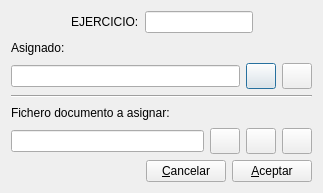
<?xml version="1.0" encoding="UTF-8"?>
<ui version="4.0">
 <class>asigna_fichdoc</class>
 <widget class="QDialog" name="asigna_fichdoc">
  <property name="geometry">
   <rect>
    <x>0</x>
    <y>0</y>
    <width>323</width>
    <height>193</height>
   </rect>
  </property>
  <property name="windowTitle">
   <string>Asigna fichero de documento</string>
  </property>
  <layout class="QVBoxLayout" name="verticalLayout">
   <item>
    <layout class="QHBoxLayout" name="horizontalLayout_4">
     <item>
      <spacer name="horizontalSpacer_3">
       <property name="orientation">
        <enum>Qt::Horizontal</enum>
       </property>
       <property name="sizeHint" stdset="0">
        <size>
         <width>40</width>
         <height>20</height>
        </size>
       </property>
      </spacer>
     </item>
     <item>
      <widget class="QLabel" name="label_2">
       <property name="text">
        <string>EJERCICIO:</string>
       </property>
      </widget>
     </item>
     <item>
      <widget class="QLineEdit" name="ejerciciolineEdit">
       <property name="readOnly">
        <bool>true</bool>
       </property>
      </widget>
     </item>
     <item>
      <spacer name="horizontalSpacer_2">
       <property name="orientation">
        <enum>Qt::Horizontal</enum>
       </property>
       <property name="sizeHint" stdset="0">
        <size>
         <width>40</width>
         <height>20</height>
        </size>
       </property>
      </spacer>
     </item>
    </layout>
   </item>
   <item>
    <widget class="QLabel" name="label">
     <property name="text">
      <string>Asignado:</string>
     </property>
    </widget>
   </item>
   <item>
    <layout class="QHBoxLayout" name="horizontalLayout">
     <item>
      <widget class="QLineEdit" name="docasignadolineEdit">
       <property name="readOnly">
        <bool>true</bool>
       </property>
      </widget>
     </item>
     <item>
      <widget class="QPushButton" name="visdocdefpushButton">
       <property name="minimumSize">
        <size>
         <width>30</width>
         <height>26</height>
        </size>
       </property>
       <property name="maximumSize">
        <size>
         <width>30</width>
         <height>26</height>
        </size>
       </property>
       <property name="toolTip">
        <string>Consultar mayor</string>
       </property>
       <property name="text">
        <string/>
       </property>
       <property name="icon">
        <iconset resource="keme.qrc">
         <normaloff>:/iconos/graf/viewer.xpm</normaloff>:/iconos/graf/viewer.xpm</iconset>
       </property>
      </widget>
     </item>
     <item>
      <widget class="QPushButton" name="borravisdocpushButton">
       <property name="maximumSize">
        <size>
         <width>30</width>
         <height>30</height>
        </size>
       </property>
       <property name="text">
        <string/>
       </property>
       <property name="icon">
        <iconset resource="keme.qrc">
         <normaloff>:/iconos/graf/borraelem.png</normaloff>:/iconos/graf/borraelem.png</iconset>
       </property>
       <property name="shortcut">
        <string>Alt+L</string>
       </property>
      </widget>
     </item>
    </layout>
   </item>
   <item>
    <widget class="Line" name="line">
     <property name="orientation">
      <enum>Qt::Horizontal</enum>
     </property>
    </widget>
   </item>
   <item>
    <widget class="QLabel" name="label_6">
     <property name="text">
      <string>Fichero documento a asignar:</string>
     </property>
    </widget>
   </item>
   <item>
    <layout class="QHBoxLayout" name="horizontalLayout_2">
     <item>
      <widget class="QLineEdit" name="fichdoclineEdit">
       <property name="readOnly">
        <bool>true</bool>
       </property>
      </widget>
     </item>
     <item>
      <widget class="QPushButton" name="fichdocpushButton">
       <property name="minimumSize">
        <size>
         <width>30</width>
         <height>26</height>
        </size>
       </property>
       <property name="maximumSize">
        <size>
         <width>30</width>
         <height>26</height>
        </size>
       </property>
       <property name="toolTip">
        <string>Diálogo de archivos</string>
       </property>
       <property name="text">
        <string/>
       </property>
       <property name="icon">
        <iconset resource="keme.qrc">
         <normaloff>:/iconos/graf/fileimport.png</normaloff>:/iconos/graf/fileimport.png</iconset>
       </property>
       <property name="autoDefault">
        <bool>false</bool>
       </property>
      </widget>
     </item>
     <item>
      <widget class="QPushButton" name="visdocpushButton">
       <property name="minimumSize">
        <size>
         <width>30</width>
         <height>26</height>
        </size>
       </property>
       <property name="maximumSize">
        <size>
         <width>30</width>
         <height>26</height>
        </size>
       </property>
       <property name="toolTip">
        <string>Visualizar archivo</string>
       </property>
       <property name="text">
        <string/>
       </property>
       <property name="icon">
        <iconset resource="keme.qrc">
         <normaloff>:/iconos/graf/viewer.xpm</normaloff>:/iconos/graf/viewer.xpm</iconset>
       </property>
       <property name="autoDefault">
        <bool>false</bool>
       </property>
      </widget>
     </item>
     <item>
      <widget class="QPushButton" name="borraasdocpushButton">
       <property name="maximumSize">
        <size>
         <width>30</width>
         <height>30</height>
        </size>
       </property>
       <property name="toolTip">
        <string>Eliminar asignación</string>
       </property>
       <property name="text">
        <string/>
       </property>
       <property name="icon">
        <iconset resource="keme.qrc">
         <normaloff>:/iconos/graf/borrar.png</normaloff>:/iconos/graf/borrar.png</iconset>
       </property>
       <property name="shortcut">
        <string>Alt+L</string>
       </property>
       <property name="autoDefault">
        <bool>false</bool>
       </property>
      </widget>
     </item>
    </layout>
   </item>
   <item>
    <layout class="QHBoxLayout" name="horizontalLayout_3">
     <item>
      <spacer name="horizontalSpacer">
       <property name="orientation">
        <enum>Qt::Horizontal</enum>
       </property>
       <property name="sizeHint" stdset="0">
        <size>
         <width>40</width>
         <height>20</height>
        </size>
       </property>
      </spacer>
     </item>
     <item>
      <widget class="QPushButton" name="cancelarpushButton">
       <property name="text">
        <string>&amp;Cancelar</string>
       </property>
      </widget>
     </item>
     <item>
      <widget class="QPushButton" name="aceptarpushButton">
       <property name="text">
        <string>&amp;Aceptar</string>
       </property>
      </widget>
     </item>
    </layout>
   </item>
  </layout>
 </widget>
 <resources>
  <include location="keme.qrc"/>
 </resources>
 <connections>
  <connection>
   <sender>cancelarpushButton</sender>
   <signal>clicked()</signal>
   <receiver>asigna_fichdoc</receiver>
   <slot>reject()</slot>
   <hints>
    <hint type="sourcelabel">
     <x>183</x>
     <y>130</y>
    </hint>
    <hint type="destinationlabel">
     <x>130</x>
     <y>111</y>
    </hint>
   </hints>
  </connection>
 </connections>
</ui>
